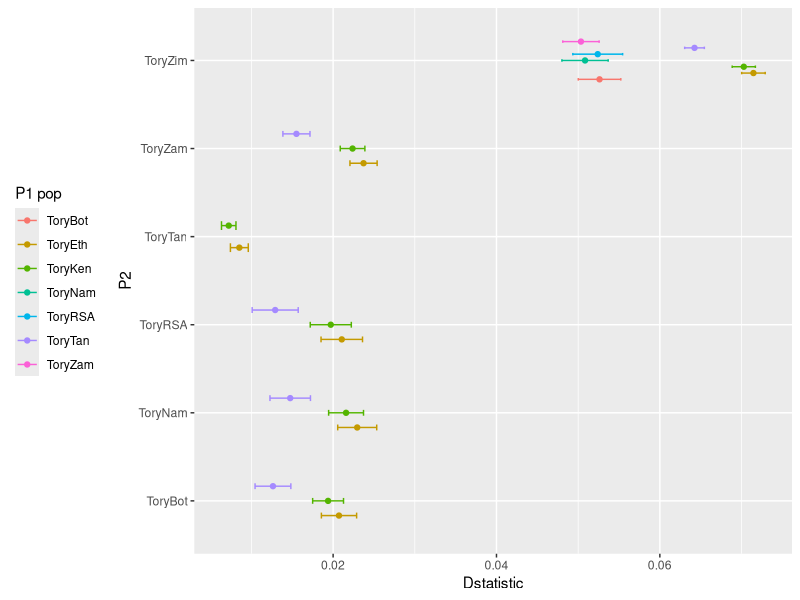

The R script that drew this image:
library(dplyr)
library(ggplot2)
library(gridExtra)
library(stringr)
tab <- read.table("./tragBostau9_BBAA.txt", header=T)
#tab <- read.table("./tragBostau9_Dmin.txt", header=T)
tab$std.err <- tab$Dstatistic / tab$Z.score 
tab$lower <- tab$Dstatistic - tab$std.err
tab$upper <- tab$Dstatistic + tab$std.err

comnames <- c("Tory" = "eland", "Tder" = "giant_eland", "Tstr" = "greater_kudu", "Timb" = "lesser_kudu", "Tbux" = "mountain_nyala", "Scaf" = "nyala", "Tspe" = "sitatunga", "Kell" = "waterbuck", "Tscr" = "bushbuck")
replace_strings <- function(data, dictionary) {
  mutate_all(data, ~ str_replace_all(., dictionary))
}


filtered <- tab %>% # maybe only keep ones with gk as p1/2? 
  filter((P3 == "TstrBot_0757" & substr(P2, 1, 4) == "Tory")) #|
#         ((P1 == "TstrBot_0757" | P2 == "TstrBot_0757") & substr(P3, 1, 4) == "Tory"))
filtered

Z_cutoff <- 3
sig <- filtered[filtered$Z.score > Z_cutoff,]

pdf("0757.pdf")
ggplot(sig, aes(Dstatistic, P2, color=P1)) +
  geom_point(position = position_dodge(width = 0.5)) +
  geom_errorbarh(aes(xmax = upper, xmin = lower, height = 0.2), position = position_dodge(width = 0.5)) +
  labs(color = "P1 pop") +
  theme(legend.position="left")
dev.off()
